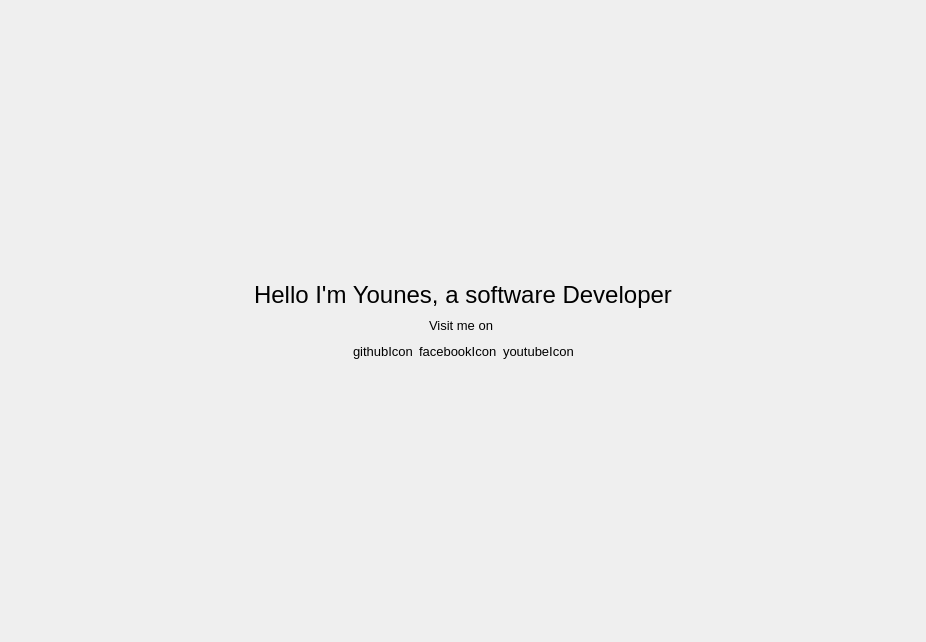
<?xml version="1.0" encoding="UTF-8"?>
<ui version="4.0">
 <class>aboutWidget</class>
 <widget class="QWidget" name="aboutWidget">
  <property name="geometry">
   <rect>
    <x>0</x>
    <y>0</y>
    <width>926</width>
    <height>642</height>
   </rect>
  </property>
  <property name="windowTitle">
   <string>Form</string>
  </property>
  <layout class="QGridLayout" name="gridLayout">
   <item row="2" column="0">
    <layout class="QHBoxLayout" name="horizontalLayout_4">
     <item>
      <spacer name="horizontalSpacer_5">
       <property name="orientation">
        <enum>Qt::Horizontal</enum>
       </property>
       <property name="sizeType">
        <enum>QSizePolicy::Minimum</enum>
       </property>
       <property name="sizeHint" stdset="0">
        <size>
         <width>60</width>
         <height>20</height>
        </size>
       </property>
      </spacer>
     </item>
     <item>
      <spacer name="horizontalSpacer_7">
       <property name="orientation">
        <enum>Qt::Horizontal</enum>
       </property>
       <property name="sizeHint" stdset="0">
        <size>
         <width>40</width>
         <height>20</height>
        </size>
       </property>
      </spacer>
     </item>
     <item>
      <widget class="QLabel" name="label">
       <property name="font">
        <font>
         <pointsize>18</pointsize>
        </font>
       </property>
       <property name="text">
        <string>Hello I'm Younes, a software Developer</string>
       </property>
      </widget>
     </item>
     <item>
      <spacer name="horizontalSpacer_8">
       <property name="orientation">
        <enum>Qt::Horizontal</enum>
       </property>
       <property name="sizeHint" stdset="0">
        <size>
         <width>40</width>
         <height>20</height>
        </size>
       </property>
      </spacer>
     </item>
     <item>
      <spacer name="horizontalSpacer_6">
       <property name="orientation">
        <enum>Qt::Horizontal</enum>
       </property>
       <property name="sizeType">
        <enum>QSizePolicy::Minimum</enum>
       </property>
       <property name="sizeHint" stdset="0">
        <size>
         <width>60</width>
         <height>20</height>
        </size>
       </property>
      </spacer>
     </item>
    </layout>
   </item>
   <item row="3" column="0">
    <layout class="QHBoxLayout" name="horizontalLayout_2">
     <item>
      <spacer name="horizontalSpacer_2">
       <property name="orientation">
        <enum>Qt::Horizontal</enum>
       </property>
       <property name="sizeHint" stdset="0">
        <size>
         <width>40</width>
         <height>20</height>
        </size>
       </property>
      </spacer>
     </item>
     <item>
      <widget class="QLabel" name="label_5">
       <property name="font">
        <font>
         <pointsize>10</pointsize>
        </font>
       </property>
       <property name="text">
        <string>Visit me on </string>
       </property>
      </widget>
     </item>
     <item>
      <spacer name="horizontalSpacer">
       <property name="orientation">
        <enum>Qt::Horizontal</enum>
       </property>
       <property name="sizeHint" stdset="0">
        <size>
         <width>40</width>
         <height>20</height>
        </size>
       </property>
      </spacer>
     </item>
    </layout>
   </item>
   <item row="5" column="0">
    <spacer name="verticalSpacer_3">
     <property name="orientation">
      <enum>Qt::Vertical</enum>
     </property>
     <property name="sizeType">
      <enum>QSizePolicy::Minimum</enum>
     </property>
     <property name="sizeHint" stdset="0">
      <size>
       <width>20</width>
       <height>40</height>
      </size>
     </property>
    </spacer>
   </item>
   <item row="0" column="0">
    <spacer name="verticalSpacer">
     <property name="orientation">
      <enum>Qt::Vertical</enum>
     </property>
     <property name="sizeHint" stdset="0">
      <size>
       <width>20</width>
       <height>214</height>
      </size>
     </property>
    </spacer>
   </item>
   <item row="6" column="0">
    <spacer name="verticalSpacer_2">
     <property name="orientation">
      <enum>Qt::Vertical</enum>
     </property>
     <property name="sizeHint" stdset="0">
      <size>
       <width>20</width>
       <height>213</height>
      </size>
     </property>
    </spacer>
   </item>
   <item row="4" column="0">
    <layout class="QHBoxLayout" name="horizontalLayout_3">
     <item>
      <spacer name="horizontalSpacer_3">
       <property name="orientation">
        <enum>Qt::Horizontal</enum>
       </property>
       <property name="sizeHint" stdset="0">
        <size>
         <width>40</width>
         <height>20</height>
        </size>
       </property>
      </spacer>
     </item>
     <item>
      <layout class="QHBoxLayout" name="horizontalLayout">
       <item>
        <widget class="QLabel" name="label_2">
         <property name="font">
          <font>
           <pointsize>10</pointsize>
          </font>
         </property>
         <property name="text">
          <string>githubIcon</string>
         </property>
        </widget>
       </item>
       <item>
        <widget class="QLabel" name="label_3">
         <property name="font">
          <font>
           <pointsize>10</pointsize>
          </font>
         </property>
         <property name="text">
          <string>facebookIcon</string>
         </property>
        </widget>
       </item>
       <item>
        <widget class="QLabel" name="label_4">
         <property name="font">
          <font>
           <pointsize>10</pointsize>
          </font>
         </property>
         <property name="text">
          <string>youtubeIcon</string>
         </property>
        </widget>
       </item>
      </layout>
     </item>
     <item>
      <spacer name="horizontalSpacer_4">
       <property name="orientation">
        <enum>Qt::Horizontal</enum>
       </property>
       <property name="sizeHint" stdset="0">
        <size>
         <width>40</width>
         <height>20</height>
        </size>
       </property>
      </spacer>
     </item>
    </layout>
   </item>
   <item row="1" column="0">
    <spacer name="verticalSpacer_4">
     <property name="orientation">
      <enum>Qt::Vertical</enum>
     </property>
     <property name="sizeType">
      <enum>QSizePolicy::Minimum</enum>
     </property>
     <property name="sizeHint" stdset="0">
      <size>
       <width>20</width>
       <height>40</height>
      </size>
     </property>
    </spacer>
   </item>
  </layout>
 </widget>
 <resources/>
 <connections/>
</ui>
